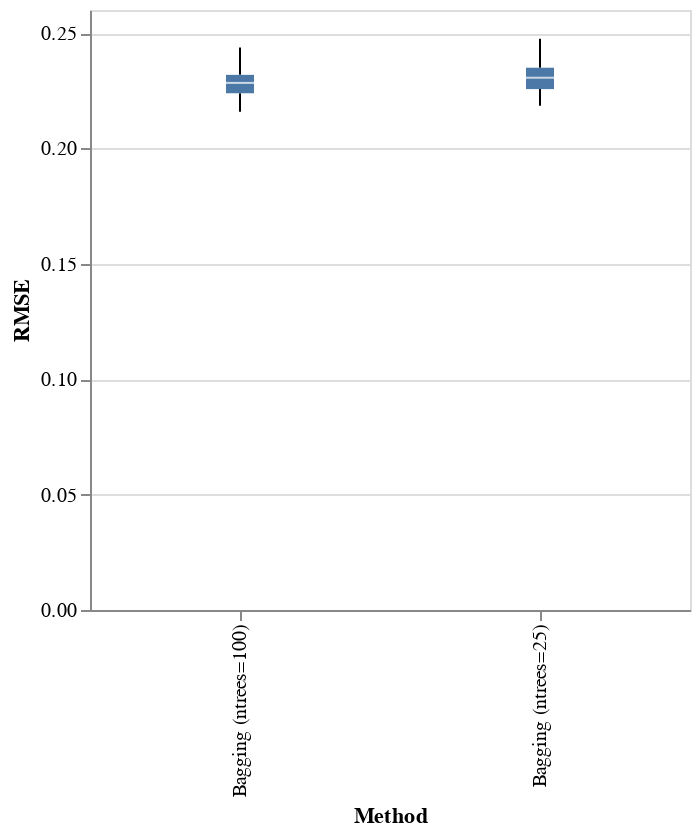

The code cell stored with this chart in its notebook:
### Markdown cell above
This looks promising! But what do the statistics tell us?

### Code cell
import altair as alt

alt.Chart(results).mark_boxplot().encode(
    alt.Y("RMSE:Q"),
    x='Method',
).properties(width=300)

### Figure 1 — Vega-Lite specification as saved in the notebook (floating-point values rounded to 4 significant figures)
{"config": {"view": {"continuousWidth": 400, "continuousHeight": 300}}, "data": {"name": "data-f2fa075946a8b3fcca8d4ac3da11e80d"}, "mark": "boxplot", "encoding": {"x": {"type": "nominal", "field": "Method"}, "y": {"type": "quantitative", "field": "RMSE"}}, "width": 300, "$schema": "https://vega.github.io/schema/vega-lite/v4.8.1.json", "datasets": {"data-f2fa075946a8b3fcca8d4ac3da11e80d": [{"RMSE": 0.2176, "Method": "Bagging (ntrees=100)"}, {"RMSE": 0.2285, "Method": "Bagging (ntrees=100)"}, {"RMSE": 0.226, "Method": "Bagging (ntrees=100)"}, {"RMSE": 0.2237, "Method": "Bagging (ntrees=100)"}, {"RMSE": 0.2238, "Method": "Bagging (ntrees=100)"}, {"RMSE": 0.229, "Method": "Bagging (ntrees=100)"}, {"RMSE": 0.2397, "Method": "Bagging (ntrees=100)"}, {"RMSE": 0.2269, "Method": "Bagging (ntrees=100)"}, {"RMSE": 0.2284, "Method": "Bagging (ntrees=100)"}, {"RMSE": 0.2348, "Method": "Bagging (ntrees=100)"}, {"RMSE": 0.2386, "Method": "Bagging (ntrees=100)"}, {"RMSE": 0.2259, "Method": "Bagging (ntrees=100)"}, {"RMSE": 0.2289, "Method": "Bagging (ntrees=100)"}, {"RMSE": 0.2295, "Method": "Bagging (ntrees=100)"}, {"RMSE": 0.2224, "Method": "Bagging (ntrees=100)"}, {"RMSE": 0.2259, "Method": "Bagging (ntrees=100)"}, {"RMSE": 0.2353, "Method": "Bagging (ntrees=100)"}, {"RMSE": 0.2239, "Method": "Bagging (ntrees=100)"}, {"RMSE": 0.2245, "Method": "Bagging (ntrees=100)"}, {"RMSE": 0.2192, "Method": "Bagging (ntrees=100)"}, {"RMSE": 0.2239, "Method": "Bagging (ntrees=100)"}, {"RMSE": 0.228, "Method": "Bagging (ntrees=100)"}, {"RMSE": 0.2309, "Method": "Bagging (ntrees=100)"}, {"RMSE": 0.2282, "Method": "Bagging (ntrees=100)"}, {"RMSE": 0.2298, "Method": "Bagging (ntrees=100)"}, {"RMSE": 0.2347, "Method": "Bagging (ntrees=100)"}, {"RMSE": 0.2225, "Method": "Bagging (ntrees=100)"}, {"RMSE": 0.2292, "Method": "Bagging (ntrees=100)"}, {"RMSE": 0.2319, "Method": "Bagging (ntrees=100)"}, {"RMSE": 0.2366, "Method": "Bagging (ntrees=100)"}, {"RMSE": 0.2319, "Method": "Bagging (ntrees=100)"}, {"RMSE": 0.2235, "Method": "Bagging (ntrees=100)"}, {"RMSE": 0.2231, "Method": "Bagging (ntrees=100)"}, {"RMSE": 0.2288, "Method": "Bagging (ntrees=100)"}, {"RMSE": 0.2181, "Method": "Bagging (ntrees=100)"}, {"RMSE": 0.2329, "Method": "Bagging (ntrees=100)"}, {"RMSE": 0.2304, "Method": "Bagging (ntrees=100)"}, {"RMSE": 0.2234, "Method": "Bagging (ntrees=100)"}, {"RMSE": 0.2268, "Method": "Bagging (ntrees=100)"}, {"RMSE": 0.2438, "Method": "Bagging (ntrees=100)"}, {"RMSE": 0.2265, "Method": "Bagging (ntrees=100)"}, {"RMSE": 0.232, "Method": "Bagging (ntrees=100)"}, {"RMSE": 0.2284, "Method": "Bagging (ntrees=100)"}, {"RMSE": 0.2321, "Method": "Bagging (ntrees=100)"}, {"RMSE": 0.2256, "Method": "Bagging (ntrees=100)"}, {"RMSE": 0.2313, "Method": "Bagging (ntrees=100)"}, {"RMSE": 0.2389, "Method": "Bagging (ntrees=100)"}, {"RMSE": 0.2334, "Method": "Bagging (ntrees=100)"}, {"RMSE": 0.2159, "Method": "Bagging (ntrees=100)"}, {"RMSE": 0.2186, "Method": "Bagging (ntrees=100)"}, {"RMSE": 0.2191, "Method": "Bagging (ntrees=25)"}, {"RMSE": 0.2307, "Method": "Bagging (ntrees=25)"}, {"RMSE": 0.2312, "Method": "Bagging (ntrees=25)"}, {"RMSE": 0.2247, "Method": "Bagging (ntrees=25)"}, {"RMSE": 0.226, "Method": "Bagging (ntrees=25)"}, {"RMSE": 0.233, "Method": "Bagging (ntrees=25)"}, {"RMSE": 0.2399, "Method": "Bagging (ntrees=25)"}, {"RMSE": 0.2256, "Method": "Bagging (ntrees=25)"}, {"RMSE": 0.2304, "Method": "Bagging (ntrees=25)"}, {"RMSE": 0.2355, "Method": "Bagging (ntrees=25)"}, {"RMSE": 0.2372, "Method": "Bagging (ntrees=25)"}, {"RMSE": 0.2285, "Method": "Bagging (ntrees=25)"}, {"RMSE": 0.2313, "Method": "Bagging (ntrees=25)"}, {"RMSE": 0.231, "Method": "Bagging (ntrees=25)"}, {"RMSE": 0.2214, "Method": "Bagging (ntrees=25)"}, {"RMSE": 0.2291, "Method": "Bagging (ntrees=25)"}, {"RMSE": 0.2382, "Method": "Bagging (ntrees=25)"}, {"RMSE": 0.2267, "Method": "Bagging (ntrees=25)"}, {"RMSE": 0.2291, "Method": "Bagging (ntrees=25)"}, {"RMSE": 0.2185, "Method": "Bagging (ntrees=25)"}, {"RMSE": 0.2239, "Method": "Bagging (ntrees=25)"}, {"RMSE": 0.2287, "Method": "Bagging (ntrees=25)"}, {"RMSE": 0.2315, "Method": "Bagging (ntrees=25)"}, {"RMSE": 0.2313, "Method": "Bagging (ntrees=25)"}, {"RMSE": 0.2317, "Method": "Bagging (ntrees=25)"}, {"RMSE": 0.2371, "Method": "Bagging (ntrees=25)"}, {"RMSE": 0.2249, "Method": "Bagging (ntrees=25)"}, {"RMSE": 0.2355, "Method": "Bagging (ntrees=25)"}, {"RMSE": 0.2327, "Method": "Bagging (ntrees=25)"}, {"RMSE": 0.2355, "Method": "Bagging (ntrees=25)"}, {"RMSE": 0.2363, "Method": "Bagging (ntrees=25)"}, {"RMSE": 0.2306, "Method": "Bagging (ntrees=25)"}, {"RMSE": 0.2235, "Method": "Bagging (ntrees=25)"}, {"RMSE": 0.2303, "Method": "Bagging (ntrees=25)"}, {"RMSE": 0.22, "Method": "Bagging (ntrees=25)"}, {"RMSE": 0.2368, "Method": "Bagging (ntrees=25)"}, {"RMSE": 0.2336, "Method": "Bagging (ntrees=25)"}, {"RMSE": 0.2248, "Method": "Bagging (ntrees=25)"}, {"RMSE": 0.2284, "Method": "Bagging (ntrees=25)"}, {"RMSE": 0.2476, "Method": "Bagging (ntrees=25)"}, {"RMSE": 0.2256, "Method": "Bagging (ntrees=25)"}, {"RMSE": 0.2388, "Method": "Bagging (ntrees=25)"}, {"RMSE": 0.231, "Method": "Bagging (ntrees=25)"}, {"RMSE": 0.2278, "Method": "Bagging (ntrees=25)"}, {"RMSE": 0.2268, "Method": "Bagging (ntrees=25)"}, {"RMSE": 0.2334, "Method": "Bagging (ntrees=25)"}, {"RMSE": 0.2438, "Method": "Bagging (ntrees=25)"}, {"RMSE": 0.2368, "Method": "Bagging (ntrees=25)"}, {"RMSE": 0.2204, "Method": "Bagging (ntrees=25)"}, {"RMSE": 0.2187, "Method": "Bagging (ntrees=25)"}]}}
